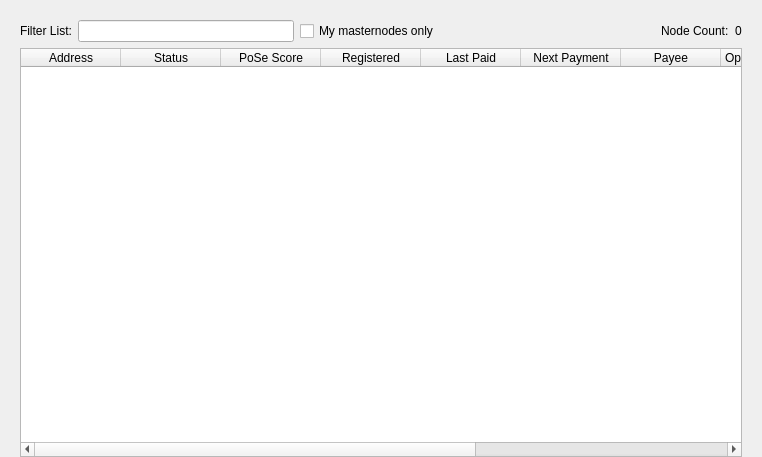
<?xml version="1.0" encoding="UTF-8"?>
<ui version="4.0">
 <class>MasternodeList</class>
 <widget class="QWidget" name="MasternodeList">
  <property name="geometry">
   <rect>
    <x>0</x>
    <y>0</y>
    <width>762</width>
    <height>457</height>
   </rect>
  </property>
  <property name="windowTitle">
   <string>Form</string>
  </property>
  <layout class="QVBoxLayout" name="topLayout">
   <property name="leftMargin">
    <number>20</number>
   </property>
   <property name="topMargin">
    <number>0</number>
   </property>
   <property name="rightMargin">
    <number>20</number>
   </property>
   <property name="bottomMargin">
    <number>0</number>
   </property>
   <item>
    <layout class="QVBoxLayout" name="verticalLayout">
     <property name="bottomMargin">
      <number>0</number>
     </property>
     <item>
      <spacer name="horizontalSpacer0">
       <property name="orientation">
        <enum>Qt::Horizontal</enum>
       </property>
       <property name="sizeHint" stdset="0">
        <size>
         <width>40</width>
         <height>20</height>
        </size>
       </property>
      </spacer>
     </item>
     <item>
      <layout class="QGridLayout" name="gridLayout_3">
       <item row="0" column="0">
        <layout class="QHBoxLayout" name="horizontalLayout_4">
         <property name="bottomMargin">
          <number>0</number>
         </property>
         <item>
          <widget class="QLabel" name="label_filter_2">
           <property name="text">
            <string>Filter List:</string>
           </property>
          </widget>
         </item>
         <item>
          <widget class="QLineEdit" name="filterLineEditDIP3">
           <property name="toolTip">
            <string>Filter masternode list</string>
           </property>
          </widget>
         </item>
         <item>
          <widget class="QCheckBox" name="checkBoxMyMasternodesOnly">
           <property name="toolTip">
            <string>Show only masternodes this wallet has keys for.</string>
           </property>
           <property name="text">
            <string>My masternodes only</string>
           </property>
          </widget>
         </item>
         <item>
          <spacer name="horizontalSpacer_4">
           <property name="orientation">
            <enum>Qt::Horizontal</enum>
           </property>
           <property name="sizeHint" stdset="0">
            <size>
             <width>10</width>
             <height>20</height>
            </size>
           </property>
          </spacer>
         </item>
         <item>
          <widget class="QLabel" name="label_count_2">
           <property name="text">
            <string>Node Count:</string>
           </property>
          </widget>
         </item>
         <item>
          <widget class="QLabel" name="countLabelDIP3">
           <property name="text">
            <string>0</string>
           </property>
          </widget>
         </item>
        </layout>
       </item>
       <item row="1" column="0">
        <widget class="QTableWidget" name="tableWidgetMasternodesDIP3">
         <property name="editTriggers">
          <set>QAbstractItemView::NoEditTriggers</set>
         </property>
         <property name="alternatingRowColors">
          <bool>true</bool>
         </property>
         <property name="selectionMode">
          <enum>QAbstractItemView::SingleSelection</enum>
         </property>
         <property name="selectionBehavior">
          <enum>QAbstractItemView::SelectRows</enum>
         </property>
         <property name="sortingEnabled">
          <bool>true</bool>
         </property>
         <attribute name="horizontalHeaderStretchLastSection">
          <bool>true</bool>
         </attribute>
         <column>
          <property name="text">
           <string>Address</string>
          </property>
         </column>
         <column>
          <property name="text">
           <string>Status</string>
          </property>
         </column>
         <column>
          <property name="text">
           <string>PoSe Score</string>
          </property>
         </column>
         <column>
          <property name="text">
           <string>Registered</string>
          </property>
         </column>
         <column>
          <property name="text">
           <string>Last Paid</string>
          </property>
         </column>
         <column>
          <property name="text">
           <string>Next Payment</string>
          </property>
         </column>
         <column>
          <property name="text">
           <string>Payee</string>
          </property>
         </column>
         <column>
          <property name="text">
           <string>Operator Reward</string>
          </property>
         </column>
         <column>
          <property name="text">
           <string>Collateral Address</string>
          </property>
         </column>
         <column>
          <property name="text">
           <string>Owner Address</string>
          </property>
         </column>
         <column>
          <property name="text">
           <string>Voting Address</string>
          </property>
         </column>
        </widget>
       </item>
      </layout>
     </item>
    </layout>
   </item>
  </layout>
 </widget>
 <resources/>
 <connections/>
</ui>
